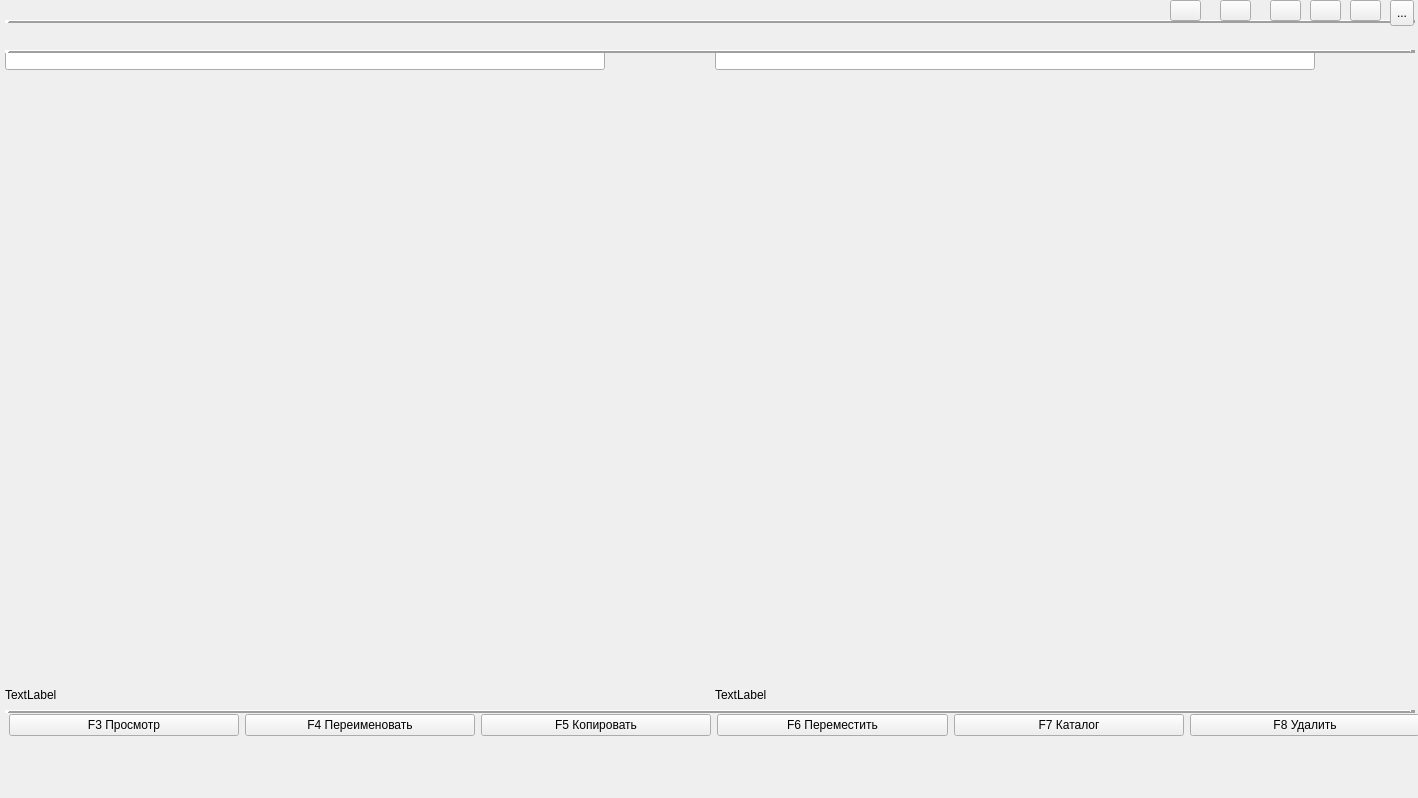
<?xml version="1.0" encoding="UTF-8"?>
<ui version="4.0">
 <class>MainWindow</class>
 <widget class="QMainWindow" name="MainWindow">
  <property name="geometry">
   <rect>
    <x>0</x>
    <y>0</y>
    <width>1418</width>
    <height>798</height>
   </rect>
  </property>
  <property name="font">
   <font>
    <stylestrategy>PreferDefault</stylestrategy>
   </font>
  </property>
  <property name="windowTitle">
   <string>MainWindow</string>
  </property>
  <widget class="QWidget" name="centralwidget">
   <widget class="QWidget" name="horizontalLayoutWidget">
    <property name="geometry">
     <rect>
      <x>10</x>
      <y>0</y>
      <width>281</width>
      <height>31</height>
     </rect>
    </property>
    <layout class="QHBoxLayout" name="horizontalLayout_l"/>
   </widget>
   <widget class="QWidget" name="horizontalLayoutWidget_2">
    <property name="geometry">
     <rect>
      <x>720</x>
      <y>0</y>
      <width>281</width>
      <height>21</height>
     </rect>
    </property>
    <layout class="QHBoxLayout" name="horizontalLayout_r"/>
   </widget>
   <widget class="QLineEdit" name="path_l">
    <property name="geometry">
     <rect>
      <x>5</x>
      <y>50</y>
      <width>600</width>
      <height>20</height>
     </rect>
    </property>
    <property name="styleSheet">
     <string notr="true"/>
    </property>
   </widget>
   <widget class="QLineEdit" name="path_r">
    <property name="geometry">
     <rect>
      <x>715</x>
      <y>50</y>
      <width>600</width>
      <height>20</height>
     </rect>
    </property>
   </widget>
   <widget class="QLabel" name="inf_dir_l">
    <property name="geometry">
     <rect>
      <x>5</x>
      <y>680</y>
      <width>600</width>
      <height>30</height>
     </rect>
    </property>
    <property name="text">
     <string>TextLabel</string>
    </property>
   </widget>
   <widget class="QLabel" name="inf_dir_r">
    <property name="geometry">
     <rect>
      <x>715</x>
      <y>680</y>
      <width>600</width>
      <height>30</height>
     </rect>
    </property>
    <property name="text">
     <string>TextLabel</string>
    </property>
   </widget>
   <widget class="QWidget" name="horizontalLayoutWidget_3">
    <property name="geometry">
     <rect>
      <x>9</x>
      <y>710</y>
      <width>1411</width>
      <height>31</height>
     </rect>
    </property>
    <layout class="QHBoxLayout" name="horizontalLayout">
     <item>
      <widget class="QPushButton" name="pushButton_f3">
       <property name="text">
        <string>F3 Просмотр</string>
       </property>
      </widget>
     </item>
     <item>
      <widget class="QPushButton" name="pushButton_f4">
       <property name="text">
        <string>F4 Переименовать</string>
       </property>
      </widget>
     </item>
     <item>
      <widget class="QPushButton" name="pushButton_f5">
       <property name="text">
        <string>F5 Копировать</string>
       </property>
      </widget>
     </item>
     <item>
      <widget class="QPushButton" name="pushButton_f6">
       <property name="text">
        <string>F6 Переместить</string>
       </property>
      </widget>
     </item>
     <item>
      <widget class="QPushButton" name="pushButton_f7">
       <property name="text">
        <string>F7 Каталог</string>
       </property>
      </widget>
     </item>
     <item>
      <widget class="QPushButton" name="pushButton_f8">
       <property name="text">
        <string>F8 Удалить</string>
       </property>
      </widget>
     </item>
    </layout>
   </widget>
   <widget class="Line" name="line">
    <property name="geometry">
     <rect>
      <x>5</x>
      <y>20</y>
      <width>1410</width>
      <height>3</height>
     </rect>
    </property>
    <property name="frameShadow">
     <enum>QFrame::Raised</enum>
    </property>
    <property name="lineWidth">
     <number>5</number>
    </property>
    <property name="orientation">
     <enum>Qt::Horizontal</enum>
    </property>
   </widget>
   <widget class="Line" name="line_2">
    <property name="geometry">
     <rect>
      <x>5</x>
      <y>50</y>
      <width>1410</width>
      <height>3</height>
     </rect>
    </property>
    <property name="frameShadow">
     <enum>QFrame::Raised</enum>
    </property>
    <property name="lineWidth">
     <number>5</number>
    </property>
    <property name="orientation">
     <enum>Qt::Horizontal</enum>
    </property>
   </widget>
   <widget class="Line" name="line_3">
    <property name="geometry">
     <rect>
      <x>5</x>
      <y>710</y>
      <width>1410</width>
      <height>3</height>
     </rect>
    </property>
    <property name="frameShadow">
     <enum>QFrame::Raised</enum>
    </property>
    <property name="lineWidth">
     <number>5</number>
    </property>
    <property name="orientation">
     <enum>Qt::Horizontal</enum>
    </property>
   </widget>
   <widget class="QWidget" name="horizontalLayoutWidget_4">
    <property name="geometry">
     <rect>
      <x>10</x>
      <y>30</y>
      <width>691</width>
      <height>21</height>
     </rect>
    </property>
    <layout class="QHBoxLayout" name="horizontalLayout_free_size_l">
     <property name="sizeConstraint">
      <enum>QLayout::SetDefaultConstraint</enum>
     </property>
    </layout>
   </widget>
   <widget class="QWidget" name="horizontalLayoutWidget_5">
    <property name="geometry">
     <rect>
      <x>720</x>
      <y>30</y>
      <width>691</width>
      <height>21</height>
     </rect>
    </property>
    <layout class="QHBoxLayout" name="horizontalLayout_free_size_r">
     <property name="sizeConstraint">
      <enum>QLayout::SetDefaultConstraint</enum>
     </property>
    </layout>
   </widget>
   <widget class="QToolButton" name="toolButton">
    <property name="geometry">
     <rect>
      <x>1390</x>
      <y>0</y>
      <width>24</width>
      <height>26</height>
     </rect>
    </property>
    <property name="text">
     <string>...</string>
    </property>
   </widget>
   <widget class="QPushButton" name="pushButton_open_in_exp">
    <property name="geometry">
     <rect>
      <x>1310</x>
      <y>0</y>
      <width>31</width>
      <height>21</height>
     </rect>
    </property>
    <property name="toolTip">
     <string>&lt;html&gt;&lt;head/&gt;&lt;body&gt;&lt;p&gt;&lt;span style=&quot; font-size:10pt; font-weight:700;&quot;&gt;Проводник&lt;/span&gt;&lt;/p&gt;&lt;/body&gt;&lt;/html&gt;</string>
    </property>
    <property name="text">
     <string/>
    </property>
   </widget>
   <widget class="QPushButton" name="pushButton_find">
    <property name="geometry">
     <rect>
      <x>1270</x>
      <y>0</y>
      <width>31</width>
      <height>21</height>
     </rect>
    </property>
    <property name="toolTip">
     <string>&lt;html&gt;&lt;head/&gt;&lt;body&gt;&lt;p&gt;&lt;span style=&quot; font-size:10pt; font-weight:700;&quot;&gt;Поиск файлов...&lt;/span&gt;&lt;/p&gt;&lt;/body&gt;&lt;/html&gt;</string>
    </property>
    <property name="text">
     <string/>
    </property>
   </widget>
   <widget class="QPushButton" name="pushButton_notepad">
    <property name="geometry">
     <rect>
      <x>1220</x>
      <y>0</y>
      <width>31</width>
      <height>21</height>
     </rect>
    </property>
    <property name="toolTip">
     <string>&lt;html&gt;&lt;head/&gt;&lt;body&gt;&lt;p&gt;&lt;span style=&quot; font-size:10pt; font-weight:700;&quot;&gt;Блокнот&lt;/span&gt;&lt;/p&gt;&lt;/body&gt;&lt;/html&gt;</string>
    </property>
    <property name="text">
     <string/>
    </property>
   </widget>
   <widget class="QPushButton" name="pushButton_create_file">
    <property name="geometry">
     <rect>
      <x>1170</x>
      <y>0</y>
      <width>31</width>
      <height>21</height>
     </rect>
    </property>
    <property name="toolTip">
     <string>&lt;html&gt;&lt;head/&gt;&lt;body&gt;&lt;p&gt;&lt;span style=&quot; font-size:10pt; font-weight:700;&quot;&gt;Создать файл&lt;/span&gt;&lt;/p&gt;&lt;/body&gt;&lt;/html&gt;</string>
    </property>
    <property name="text">
     <string/>
    </property>
   </widget>
   <widget class="QPushButton" name="pushButton_admin">
    <property name="geometry">
     <rect>
      <x>1350</x>
      <y>0</y>
      <width>31</width>
      <height>21</height>
     </rect>
    </property>
    <property name="toolTip">
     <string>&lt;html&gt;&lt;head/&gt;&lt;body&gt;&lt;p&gt;&lt;span style=&quot; font-size:10pt; font-weight:700;&quot;&gt;Перезапустить от имени администратора&lt;/span&gt;&lt;/p&gt;&lt;/body&gt;&lt;/html&gt;</string>
    </property>
    <property name="text">
     <string/>
    </property>
   </widget>
  </widget>
 </widget>
 <resources/>
 <connections/>
</ui>
